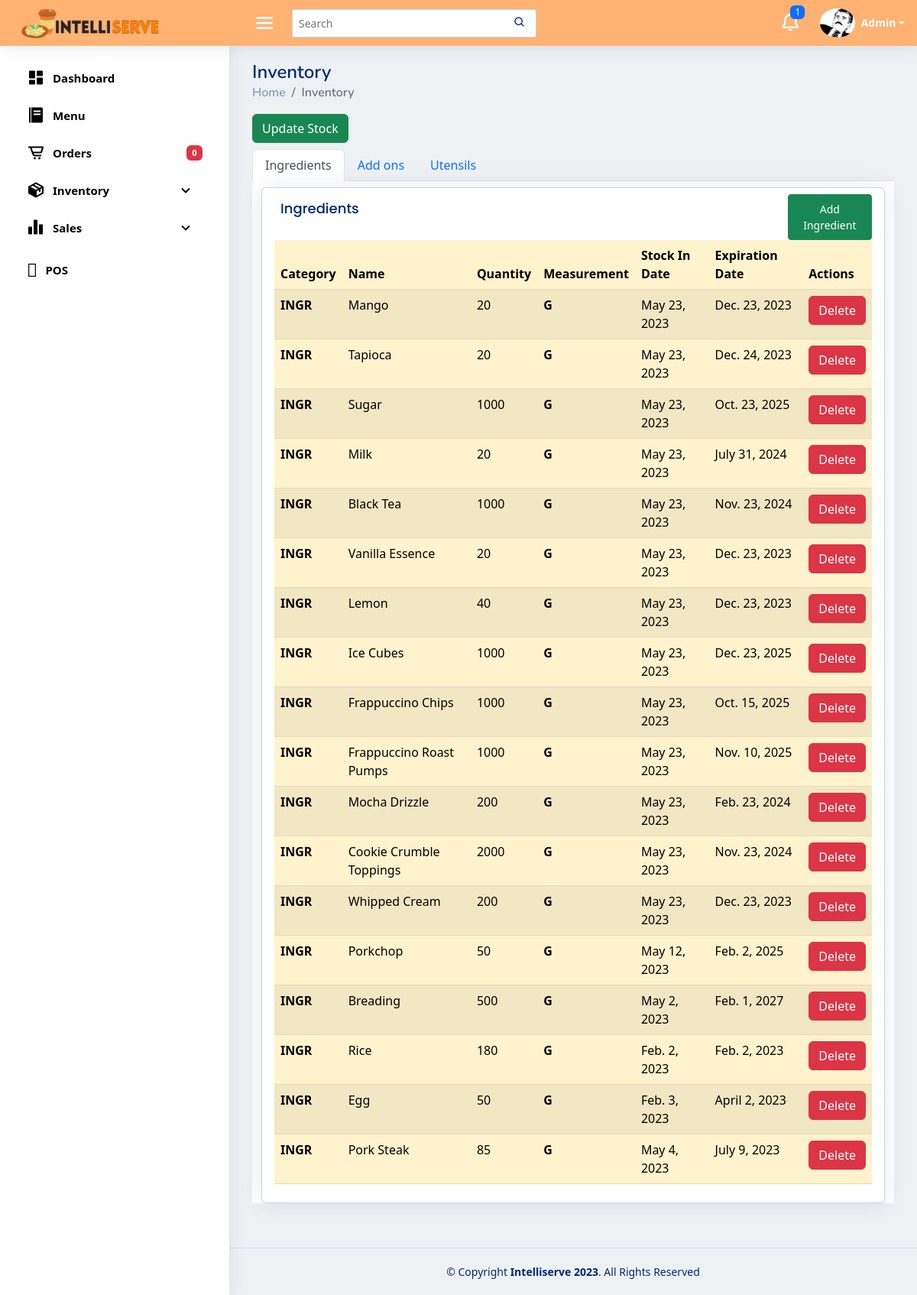
The app's page //inventory/ with its own data.
### pos/models.py (models this page shows, shortened)
class Stocks(models.Model):
    stockname = models.CharField(max_length=50)
    stockcategory = models.CharField(choices=STOCK_CATEGORY, max_length=100)
    stockquantity = models.PositiveIntegerField()
    stockmeasurement = models.CharField(choices=STOCK_QUANTITY, max_length=100)
    stockdate_in = models.DateField()
    stockexpiration = models.DateField()

### pos/views.py (the view)
# urls.py: path('/inventory/', views.inventory, name='inventory'),
def inventory(request):
    ingridientForm = IngridientsForm()
    my_data_ingredients = Stocks.objects.all()
    my_data_addOns = Stocks.objects.all()
    my_data_utensils = Stocks.objects.all()
    all_stocks = my_data_ingredients.union(my_data_addOns, my_data_utensils)
    addOnsForm = AddOnsForm()
    utensilsForm = UtensilsForm()
    context = {
        "stock_category": STOCK_CATEGORY,
        "stock_quantity": STOCK_QUANTITY,
        "my_data_i" : my_data_ingredients.filter(stockcategory="INGR"),
        "my_data_a" : my_data_addOns.filter(stockcategory="AO"),
        "my_data_u" : my_data_utensils.filter(stockcategory="UTNSL"),
        "all_stocks": all_stocks,
        "ingridientForm": ingridientForm,
        "addOnsForm" : addOnsForm,
        "utensilsForm" : utensilsForm,
    }
    return render(request, "inventory.html", context)

### pos/forms.py
class IngridientsForm(forms.ModelForm):
    stockcategory = forms.ChoiceField(
        choices=STOCK_CATEGORY,
        widget=forms.RadioSelect,
    )
    stockmeasurement = forms.ChoiceField(
        choices=STOCK_QUANTITY,
        widget=forms.RadioSelect,
    )
    class Meta:
        model = Stocks  # Eto yung table na gagamitin
        fields = ["stockname","stockmeasurement", "stockcategory", "stockquantity", "stockdate_in", "stockexpiration"]

class AddOnsForm(forms.ModelForm):
    stockcategory = forms.ChoiceField(
        choices=STOCK_CATEGORY,
        widget=forms.RadioSelect,
    )
    stockmeasurement = forms.ChoiceField(
        choices=STOCK_QUANTITY,
        widget=forms.RadioSelect,
    )
    class Meta:
        model = Stocks  # Eto yung table na gagamitin
        fields = ["stockname","stockmeasurement", "stockcategory", "stockquantity", "stockdate_in", "stockexpiration"]

### pos/templates/inventory.html (shortened to what this page needs)
{% extends "base.html" %}
{% block content %}
    <div class="pagetitle">
      <h1>Inventory</h1>
      <nav>
        <ol class="breadcrumb">
          <li class="breadcrumb-item"><a href="/templates/index.html">Home</a></li>
          <li class="breadcrumb-item active">Inventory</li>
        </ol>
      </nav>
    </div>
    <section class="section dashboard">
      <div class="row">
        <div class="row">
          <div class="col-4">
          <button type="button" class="btn btn-success" data-bs-toggle="offcanvas"
          data-bs-target="#updateStockForm">Update Stock</button>
        </div>
        </div>
        <div class="col-lg-12 mb-2">
          <div class="row g-2">
            <div class="col-12">
              <ul class="nav nav-tabs">
                <li class="nav-item">
                  <a class="nav-link active" data-bs-toggle="tab" href="#ingredient">Ingredients</a>
                </li>
                <li class="nav-item">
                  <a class="nav-link" data-bs-toggle="tab" href="#addons">Add ons</a>
                </li>
                <li class="nav-item">
                  <a class="nav-link" data-bs-toggle="tab" href="#utensils">Utensils</a>
                </li>
              </ul>
              <div class="tab-content bg-white pt-2">
                <div class="tab-pane container active" id="ingredient">
                  <div class="card overflow-auto">
                    <div class="card-body  py-2">
                      <div class="row">
                        <div class="col-10">
                          <h5 class="card-title p-2">Ingredients</span></h5>
                        </div>
                        <div class="col-2">
                          <button type="button" class="btn btn-success p-2 btn-sm justify-content-end" data-bs-toggle="modal"
                          data-bs-target="#addingredientmodal">Add Ingredient</button>
                        </div>
                      </div>
                      <table class="table rounded table-striped table-warning " id="IngredientTable">
                        <thead>
                          <tr>
                            <th scope="col">Category</th>
                            <th scope="col">Name</th>
                            <th scope="col">Quantity</th>
                            <th scope="col">Measurement</th>
                            <th scope="col">Stock In Date</th>
                            <th scope="col">Expiration Date</th>
                            <th scope="col">Actions</th>
                          </tr>
                        </thead>
                        <tbody>
                          {% for item in my_data_i %}
                          <tr>
                            <th>{{item.stockcategory}}</th>
                            <td>{{item.stockname}}</td>
                            <td>{{item.stockquantity}}</td>
                            <th>{{item.stockmeasurement}}</th>
                            <td>{{item.stockdate_in}}</td>
                            <td>{{item.stockexpiration}}</td>
                            <td>
                              <form action="{% url 'pos:delete_stock' %}" method="POST">
                                <button type="submit" class="btn btn-danger">Delete</button>
                              </form>
                            </td>
                          </tr>
                          {% endfor %}
                        </tbody>
                      </table>
                    </div>
                  </div>
                </div>
              </div>
            </div>
          </div>
        </div>
      </div>
    </section>
    {%endblock content %}

### pos/static/style.css (style rules this page uses)
:root { scroll-behavior: smooth; }
body { font-family: "Open Sans", sans-serif; background-color: #EDF1F4 !important; }
a { color: #4154f1; text-decoration: none; }
h1, h2, h3, h4, h5, h6 { font-family: "Nunito", sans-serif; }
.pagetitle { margin-bottom: 10px; }
.pagetitle h1 { font-size: 24px; margin-bottom: 0; font-weight: 600; color: #012970; }
.card { margin-bottom: 30px; border: none; border-radius: 5px; box-shadow: 0px 0 30px rgba(1, 41, 112, 0.1); }
.card-title { padding: 20px 0 15px 0; font-size: 18px; font-weight: 500; color: #012970; font-family: "Poppins", sans-serif; }
.card-body { padding: 0 20px 20px 20px; }
.breadcrumb { font-size: 14px; font-family: "Nunito", sans-serif; color: #899bbd; font-weight: 600; }
.breadcrumb a { color: #899bbd; transition: 0.3s; text-decoration: none; }
.breadcrumb .breadcrumb-item::before { color: #899bbd; }
.breadcrumb .active { color: #51678f; font-weight: 600; }

### records on screen
Stocks: stockcategory "INGR", stockname "Mango", stockquantity "20", stockmeasurement "G", stockdate_in "May 23, 2023", stockexpiration "Dec. 23, 2023"
Stocks: stockcategory "INGR", stockname "Tapioca", stockquantity "20", stockmeasurement "G", stockdate_in "May 23, 2023", stockexpiration "Dec. 24, 2023"
Stocks: stockcategory "INGR", stockname "Sugar", stockquantity "1000", stockmeasurement "G", stockdate_in "May 23, 2023", stockexpiration "Oct. 23, 2025"
Stocks: stockcategory "INGR", stockname "Milk", stockquantity "20", stockmeasurement "G", stockdate_in "May 23, 2023", stockexpiration "July 31, 2024"
Stocks: stockcategory "INGR", stockname "Black Tea", stockquantity "1000", stockmeasurement "G", stockdate_in "May 23, 2023", stockexpiration "Nov. 23, 2024"
Stocks: stockcategory "INGR", stockname "Vanilla Essence", stockquantity "20", stockmeasurement "G", stockdate_in "May 23, 2023", stockexpiration "Dec. 23, 2023"
Stocks: stockcategory "INGR", stockname "Lemon", stockquantity "40", stockmeasurement "G", stockdate_in "May 23, 2023", stockexpiration "Dec. 23, 2023"
Stocks: stockcategory "INGR", stockname "Ice Cubes", stockquantity "1000", stockmeasurement "G", stockdate_in "May 23, 2023", stockexpiration "Dec. 23, 2025"
Stocks: stockcategory "INGR", stockname "Frappuccino Chips", stockquantity "1000", stockmeasurement "G", stockdate_in "May 23, 2023", stockexpiration "Oct. 15, 2025"
Stocks: stockcategory "INGR", stockname "Frappuccino Roast Pumps", stockquantity "1000", stockmeasurement "G", stockdate_in "May 23, 2023", stockexpiration "Nov. 10, 2025"
Stocks: stockcategory "INGR", stockname "Mocha Drizzle", stockquantity "200", stockmeasurement "G", stockdate_in "May 23, 2023", stockexpiration "Feb. 23, 2024"
Stocks: stockcategory "INGR", stockname "Cookie Crumble Toppings", stockquantity "2000", stockmeasurement "G", stockdate_in "May 23, 2023", stockexpiration "Nov. 23, 2024"
Stocks: stockcategory "INGR", stockname "Whipped Cream", stockquantity "200", stockmeasurement "G", stockdate_in "May 23, 2023", stockexpiration "Dec. 23, 2023"
Stocks: stockcategory "INGR", stockname "Porkchop", stockquantity "50", stockmeasurement "G", stockdate_in "May 12, 2023", stockexpiration "Feb. 2, 2025"
Stocks: stockcategory "INGR", stockname "Breading", stockquantity "500", stockmeasurement "G", stockdate_in "May 2, 2023", stockexpiration "Feb. 1, 2027"
Stocks: stockcategory "INGR", stockname "Rice", stockquantity "180", stockmeasurement "G", stockdate_in "Feb. 2, 2023", stockexpiration "Feb. 2, 2023"
Stocks: stockcategory "INGR", stockname "Egg", stockquantity "50", stockmeasurement "G", stockdate_in "Feb. 3, 2023", stockexpiration "April 2, 2023"
Stocks: stockcategory "INGR", stockname "Pork Steak", stockquantity "85", stockmeasurement "G", stockdate_in "May 4, 2023", stockexpiration "July 9, 2023"

### other values on screen
{{ cart_items|length }} "0"
